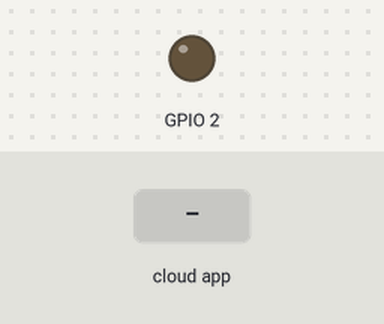
This sketch was run on a simulated ESP8266 (NodeMCU). Parts: output pins drawn as LEDs (lit = HIGH). The test bench sets the inputs (shaded band).

Above: at 2.7 s.
2.8 s: the phone or cloud app sets 1 to 0
At 3.9 s:
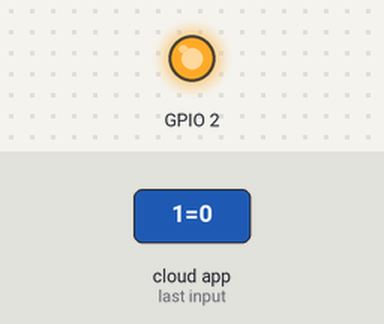
5.0 s: the phone or cloud app sets 1 to 1
At 6.7 s:
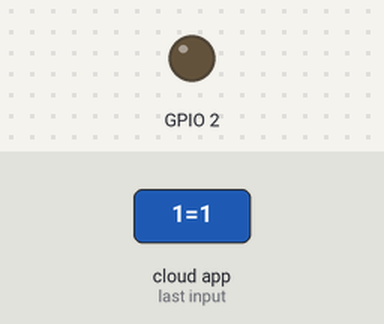
Timing chart, 0 to 8.2 s (numbered marks = the images above; inputs shaded):
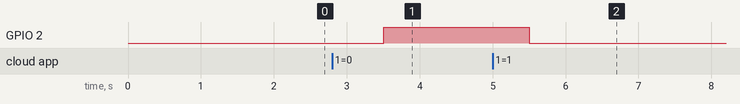

Measured:
- after the input at 2.8 s, GPIO 2: LOW → HIGH after 0.70 s
- after the input at 5.0 s, GPIO 2: HIGH → LOW after 0.50 s

The sketch:

ESP8266.ino
```cpp
// This example shows how to connect to Cayenne using an ESP8266 and send/receive sample data.
// Make sure you install the ESP8266 Board Package via the Arduino IDE Board Manager and select the correct ESP8266 board before compiling.

#define CAYENNE_DEBUG
#define CAYENNE_PRINT Serial
#include <CayenneMQTTESP8266.h>

// WiFi network info.
char ssid[] = "ddtest";
char wifiPassword[] = "2micamarleykato";

// Cayenne authentication info. This should be obtained from the Cayenne Dashboard.
char username[] = "b6aeb380-fafa-11e7-848a-61efd1c01e7d";
char password[] = "aef8ee1a995aa364532bf32149bfbf4f5cd04f66";
char clientID[] = "7699bbf0-fb0e-11e7-ab60-0b4a23fb76f3";

unsigned long lastMillis = 0;

void setup() {
	Serial.begin(115200);
  pinMode(LED_BUILTIN, OUTPUT);     // Initialize the LED_BUILTIN pin as an output

	Cayenne.begin(username, password, clientID, ssid, wifiPassword);
}

void loop() {
	Cayenne.loop();
}

// Default function for sending sensor data at intervals to Cayenne.
// You can also use functions for specific channels, e.g CAYENNE_OUT(1) for sending channel 1 data.
CAYENNE_OUT_DEFAULT()
{
  lastMillis = millis();
	// Write data to Cayenne here. This example just sends the current uptime in milliseconds on virtual channel 0.
	Cayenne.virtualWrite(0, lastMillis/1000);
  Serial.println(lastMillis/1000);
	// Some examples of other functions you can use to send data.
	//Cayenne.celsiusWrite(1, 22.0);
	//Cayenne.luxWrite(2, 700);
	//Cayenne.virtualWrite(3, 50, TYPE_PROXIMITY, UNIT_CENTIMETER);
}

// Default function for processing actuator commands from the Cayenne Dashboard.
// You can also use functions for specific channels, e.g CAYENNE_IN(1) for channel 1 commands.
CAYENNE_IN_DEFAULT()
{
	CAYENNE_LOG("Channel %u, value %s", request.channel, getValue.asString());
	//Process message here. If there is an error set an error message using getValue.setError(), e.g getValue.setError("Error message");
}
CAYENNE_IN(1)
{
   digitalWrite(LED_BUILTIN, !getValue.asInt());
}

CAYENNE_IN(2)
{

}
```
